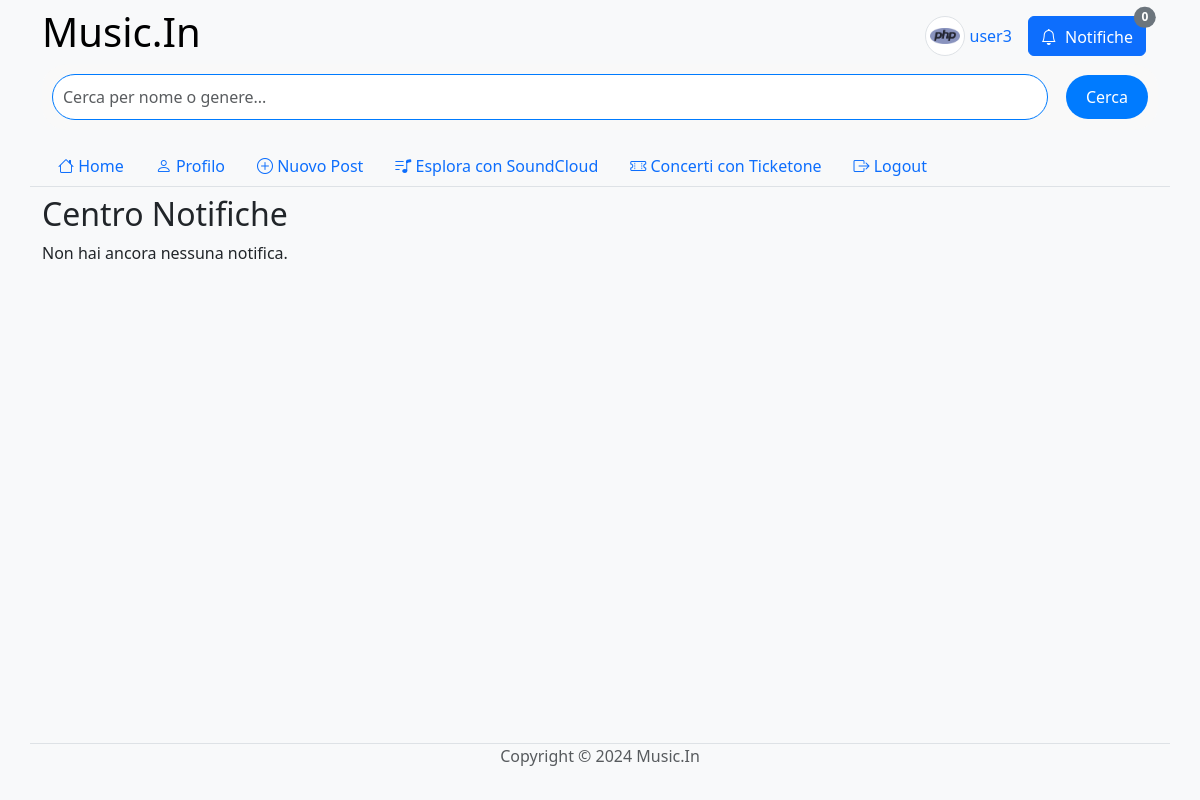
/notifications.php (signed in), run on the app's committed database.
### tables this page shows
create table users (
     `id` int not null AUTO_INCREMENT,
     `username` varchar(255) not null,
     `password` varchar(255) not null,
     `email` varchar(255) not null,
     `name` varchar(255),
     `surname` varchar(255),
     `image` varchar(255),
     `genre_id` int,
     constraint `IDUser` primary key (`id`),
     unique key `username` (`username`),
     unique key `email` (`email`));

### notifications.php (called while the page is built, shortened)
<?php
require_once __DIR__ . '/bootstrap.php';
$templateParams["title"] = "Music.In - Notifiche";
$templateParams["name"] = "notifications";
require __DIR__ . '/template/base.php';
?>

### db/connessione-db.php (called while the page is built)
<?php
require_once(__DIR__ . "/dbhelper.php");
$servername = "localhost";
$username = "root";
$password = "";
$dbname = "music_in";
$port = 3306;
$dbh = new DatabaseHelper($servername, $username, $password, $dbname, $port);
?>

### db/dbhelper.php (called while the page is built, shortened)
<?php
class DatabaseHelper {
    private $conn;
    public function __construct($servername, $username, $password, $dbname, $port) {
        try {
            $this->conn = new PDO("mysql:host=$servername;dbname=$dbname;port=$port", $username, $password);
            $this->conn->setAttribute(PDO::ATTR_ERRMODE, PDO::ERRMODE_EXCEPTION);
            $this->conn->exec("SET NAMES utf8mb4");
        } catch(PDOException $e) {
            echo "Connessione al database fallita: " . $e->getMessage();
            die();
        }
    }
    public function getUserInfo($user_id) {
        $query_user = "SELECT id, username, email, name, surname, image as profile_image, genre_id FROM users WHERE id = :user_id";
        $stmt_user = $this->conn->prepare($query_user);
        $stmt_user->bindParam(':user_id', $user_id);
        $stmt_user->execute();
        $user = $stmt_user->fetch(PDO::FETCH_ASSOC);
        return $user;
    }
}
?>

### template/base.php (the view, shortened to what this page needs)
<!DOCTYPE html>
<html lang="it" class="h-100">
<head>
    <link href="https://cdn.jsdelivr.net/npm/bootstrap@5.3.3/dist/css/bootstrap.min.css" rel="stylesheet">
    <link rel="stylesheet" href="https://cdn.jsdelivr.net/npm/bootstrap-icons@1.11.3/font/bootstrap-icons.min.css">
    <link rel='stylesheet' type='text/css' href='css/common.css'>
</head>
<body class="bg-light d-flex flex-column h-100">
<?php
$username = $dbh->getUserInfo(getCurrentUserId())['username'];
$profile_image = $dbh->getUserInfo(getCurrentUserId())['profile_image'];
?>
    <nav class="navbar navbar-expand-md navbar-light bg-light sticky-top">
        <div class="container justify-content-center border-bottom">
            <div class="col-12">
                <div class="d-flex">
                    <h1><a class="navbar-brand h1 fs-1" href="/">Music.In</a></h1>
                    <div class="container nav nav-pills align-items-center justify-content-end">
                        <a class="nav-link" href="profile.php">
                            <?php if (!empty($profile_image)): ?>
                                <img class="avatar-thumbnail img-thumbnail rounded-circle" src="<?php echo UPLOAD_DIR . htmlspecialchars($profile_image); ?>" alt="Immagine Profilo">
                            <?php else: ?>
                                <span class="bi bi-person-circle align-middle"></span>
                            <?php endif; ?>
                            <span class="d-none d-sm-inline align-middle"><?php echo htmlspecialchars($username); ?></span>
                        </a>
                        <a class="btn btn-outline-primary position-relative <?php markIfActive("notifications.php"); ?>" href="notifications.php">
                            <div class="text-nowrap">
                                <span class="bi bi-bell align-middle"></span>
                                <span class="d-none d-sm-inline ms-1 align-middle">Notifiche</span>
                                <span id="notification_counter" class="position-absolute top-0 start-100 translate-middle badge rounded-pill bg-secondary">0</span>
                            </div>
                        </a>
                    </div>
                </div>
                <form class="d-flex" role="search" action="search.php" method="get">
                    <input class="form-control me-2" type="search" id="searchBar" name="search" placeholder="Cerca per nome o genere..." aria-label="Search">
                    <button class="btn btn-outline-success" type="submit">Cerca</button>
                </form>
                <div class="navbar-collapse" id="navbarCollapse">
                    <ul class="nav nav-pills col-12 col-lg-auto my-2 justify-content-center my-md-0 text-small">
                        <?php
                        $navlinks = [
                            ["index.php", "bi-house", "Home"],
                            ["profile.php", "bi-person", "Profilo"],
                            ["new-post.php", "bi-plus-circle", "Nuovo Post"],
                            ["explore.php", "bi bi-music-note-list", "Esplora con SoundCloud"],
                            ["concerts.php", "bi bi-ticket-perforated", "Concerti con Ticketone"],
                            ["logout.php", "bi-box-arrow-right", "Logout"],
                        ];
                        ?>
                        <?php foreach ($navlinks as $navlink) : ?>
                            <li class="nav-item">
                                <a class="nav-link <?php markIfActive($navlink[0]); ?>" href="<?php echo $navlink[0]; ?>">
                                    <span class="bi <?php echo $navlink[1]; ?>"></span>
                                    <span class="d-none d-md-inline"><?php echo $navlink[2]; ?></span>
                                </a>
                            </li>
                        <?php endforeach; ?>
                    </ul>
                </div>
            </div>
        </div>
    </nav>
    <main class="flex-shrink-0">
        <div class="container">
            <?php if(isset($templateParams["name"])) { require(__DIR__ . "/" . $templateParams["name"] . ".php"); } ?>
        </div>
    </main>
    <footer class="footer mt-auto py-3 bg-body-tertiary">
        <div class="container border-top">
            <p class="text-center text-body-secondary">Copyright &copy; 2024 Music.In</p>
        </div>
    </footer>
</body>
</html>

### css/common.css (style rules this page uses)
.avatar-thumbnail { height: 30pt; width: 30pt; object-fit: scale-down; }
form.d-flex[role="search"] { display: flex; align-items: center; gap: 10px; margin-bottom: 16px; background-color: #f9f9f9; padding: 10px; border-radius: 25px; }
form.d-flex[role="search"] .form-control { flex: 1; border: 1px solid #007bff; border-radius: 25px; padding: 10px; font-size: 16px; }
form.d-flex[role="search"] .btn { padding: 10px 20px; font-size: 16px; border-radius: 25px; background-color: #007bff; color: white; border: none; transition: background-color 0.3s; }

### data on the page
users: image (picture), username "user3"

### other printed values
$navlink[2] "Home"
$navlink[2] "Profilo"
$navlink[2] "Nuovo Post"
$navlink[2] "Esplora con SoundCloud"
$navlink[2] "Concerti con Ticketone"
$navlink[2] "Logout"
